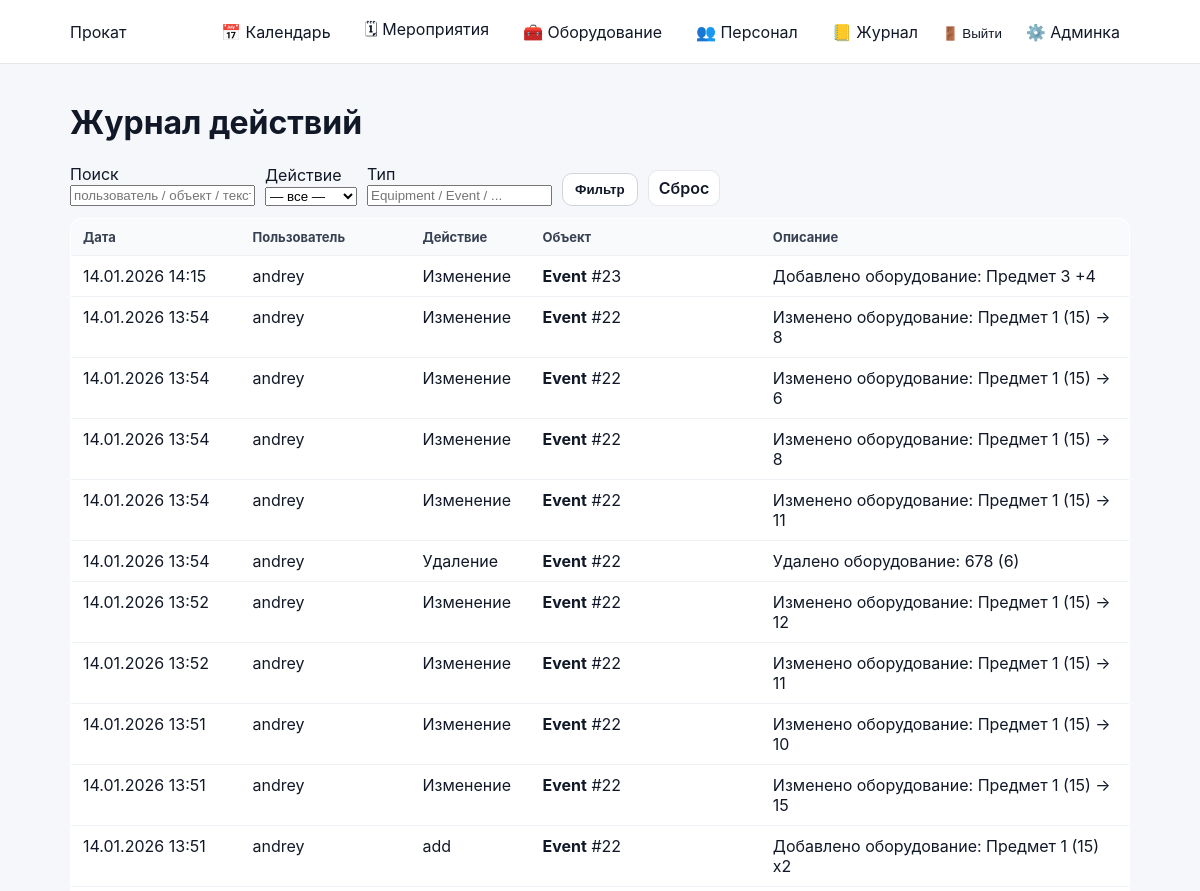
The page /audit/ (signed in, upper part) on the database as committed earlier.
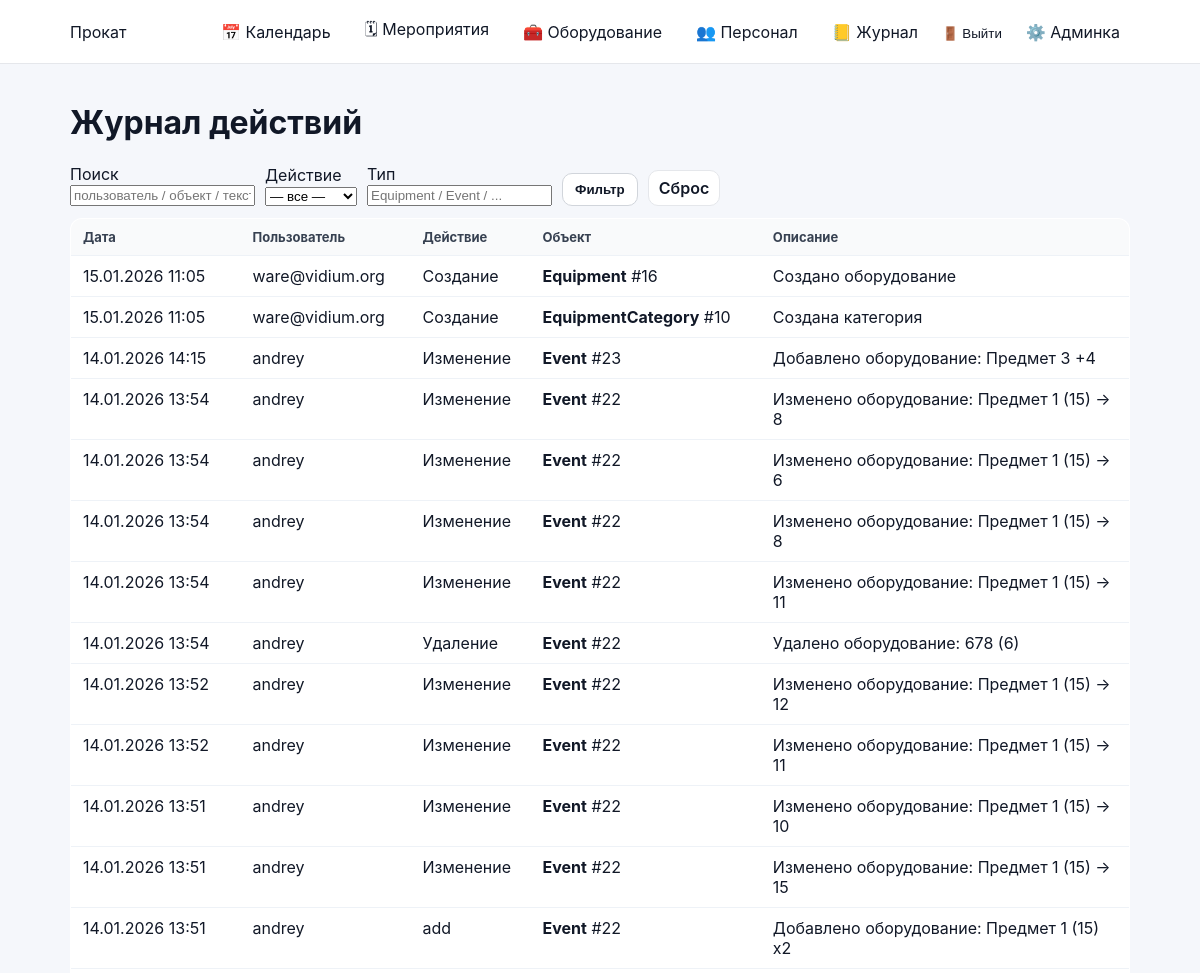
The same page on the database as committed later.
### audit/models.py (models this page shows, shortened)
class AuditLog(models.Model):
    ACTION_CREATE = "create"
    ACTION_UPDATE = "update"
    ACTION_DELETE = "delete"
    ACTION_CHOICES = (
        (ACTION_CREATE, "Создание"),
        (ACTION_UPDATE, "Изменение"),
        (ACTION_DELETE, "Удаление"),
    )
    created_at = models.DateTimeField(auto_now_add=True)
    actor = models.ForeignKey(
        settings.AUTH_USER_MODEL,
        on_delete=models.SET_NULL,
        null=True,
        blank=True,
        related_name="audit_logs",
        verbose_name="Кто сделал",
    )
    action = models.CharField(max_length=20, choices=ACTION_CHOICES)
    entity_type = models.CharField(max_length=120)         # например "Equipment"
    entity_id = models.CharField(max_length=64, blank=True)  # id как строка (на всякий)
    entity_repr = models.CharField(max_length=255, blank=True)
    message = models.TextField(blank=True)
    meta = models.JSONField(default=dict, blank=True)
    class Meta:
        ordering = ("-created_at",)

### accounts/models.py (models this page shows)
class User(AbstractUser):
    class Meta(AbstractUser.Meta):
        permissions = [
            ("manage_staff", "Can manage staff (users/roles)"),
        ]

### audit/views.py (the view, shortened to what this page needs)
# urls.py: path("", audit_list_view, name="audit_list"),
@login_required
def audit_list_view(request):
    if not can_manage_staff(request.user):
        return HttpResponseForbidden("Нет доступа")
    qs = AuditLog.objects.select_related("actor").all()
    q = (request.GET.get("q") or "").strip()
    action = (request.GET.get("action") or "").strip()
    etype = (request.GET.get("type") or "").strip()
    if action:
        qs = qs.filter(action=action)
    if etype:
        qs = qs.filter(entity_type__icontains=etype)
    return render(
        request,
        "audit/audit_list.html",
        {
            "logs": qs[:500],  # чтобы не грузить бесконечно
            "q": q,
            "action": action,
            "type": etype,
        },
    )

### accounts/context_processors.py (called while the page is built)
def authz_flags(request):
    user = getattr(request, "user", None)
    return {
        "can_manage_staff": can_manage_staff(user),
        "can_edit_event_card": can_edit_event_card(user),
        "can_edit_event_equipment": can_edit_event_equipment(user),
        "can_edit_inventory": can_edit_inventory(user),
    }

### accounts/permissions.py (called while the page is built)
def _ok(user) -> bool:
    return bool(user and user.is_authenticated)

def is_super(user) -> bool:
    return bool(_ok(user) and getattr(user, "is_superuser", False))

def can_manage_staff(user) -> bool:
    return is_super(user) or (_ok(user) and user.has_perm("accounts.manage_staff"))

def can_edit_inventory(user) -> bool:
    return is_super(user) or (_ok(user) and user.has_perm("inventory.manage_inventory"))

def can_edit_event_card(user) -> bool:
    return is_super(user) or (_ok(user) and user.has_perm("events.edit_event_card"))

def can_edit_event_equipment(user) -> bool:
    return is_super(user) or (_ok(user) and user.has_perm("events.edit_event_equipment"))

### audit/templates/audit/audit_list.html (shortened to what this page needs)
{% extends "base.html" %}
{% block content %}
<h1>Журнал действий</h1>
<form method="get" style="display:flex; gap:10px; flex-wrap:wrap; align-items:end; margin: 12px 0;">
  <div>
    <div class="muted">Поиск</div>
    <input type="text" name="q" value="{{ q }}" placeholder="пользователь / объект / текст" />
  </div>
  <div>
    <div class="muted">Действие</div>
    <select name="action">
      <option value="">— все —</option>
    </select>
  </div>
  <div>
    <div class="muted">Тип</div>
    <input type="text" name="type" value="{{ type }}" placeholder="Equipment / Event / ..." />
  </div>
  <button class="btn" type="submit">Фильтр</button>
  <a class="btn-secondary" href="{% url 'audit_list' %}">Сброс</a>
</form>
<table class="list-table">
  <thead>
    <tr>
      <th style="width:170px;">Дата</th>
      <th style="width:170px;">Пользователь</th>
      <th style="width:120px;">Действие</th>
      <th>Объект</th>
      <th>Описание</th>
    </tr>
  </thead>
  <tbody>
    {% for row in logs %}
    <tr>
      <td>{{ row.created_at|date:"d.m.Y H:i" }}</td>
      <td>{% if row.actor %}{{ row.actor.username }}{% else %}—{% endif %}</td>
      <td>{{ row.get_action_display }}</td>
      <td>
        <strong>{{ row.entity_type }}</strong>
        {% if row.entity_id %}#{{ row.entity_id }}{% endif %}
      </td>
      <td>{{ row.message|default:"—" }}</td>
    </tr>
    {% empty %}
    <tr><td colspan="5">Записей пока нет</td></tr>
    {% endfor %}
  </tbody>
</table>
{% endblock %}

### backend/templates/base.html (shortened to what this page needs)
{% load static %}
<!doctype html>
<html lang="ru">
<head>
  <link rel="stylesheet" href="{% static 'css/base.css' %}">
  <link rel="stylesheet" href="{% static 'css/calendar.css' %}">
</head>
<body>
  <header class="topbar">
    <div class="container topbar-inner">
      <div class="brand">Прокат</div>
      {% if user.is_authenticated %}
        <nav class="nav">
          <a class="nav-link" href="{% url 'calendar' %}">📅 Календарь</a>
          <a class="nav-link" href="{% url 'event_list' %}">🗓 Мероприятия</a>
          <a class="nav-link" href="{% url 'equipment_list_categories' %}">🧰 Оборудование</a>
          {% if can_manage_staff %}
            <a class="nav-link" href="{% url 'personnel' %}">👥 Персонал</a>
            <a class="nav-link" href="{% url 'audit_list' %}">📒 Журнал</a>
          {% endif %}
          <form method="post" action="{% url 'logout' %}" style="display:inline;">
  <button type="submit" class="nav-link" style="background:none;border:none;padding:0;cursor:pointer;">
    🚪 Выйти
  </button>
</form>
          {% if user.is_superuser %}
            <a class="nav-link" href="/admin/">⚙️ Админка</a>
          {% endif %}
        </nav>
      {% endif %}
    </div>
  </header>
  <main class="container" style="padding-top: 18px;">
    {% block content %}{% endblock %}
  </main>
</body>
</html>

### static/css/base.css (style rules this page uses)
* { box-sizing: border-box; }
html, body { height: 100%; }
body { margin: 0; font-family: -apple-system, BlinkMacSystemFont, "Segoe UI", Roboto, Arial, sans-serif; background: #f5f7fb; color: #111827; }
a { color: inherit; text-decoration: none; }
.container { max-width: 1100px; margin: 0 auto; padding: 20px; }
.topbar { background: #ffffff; border-bottom: 1px solid #e5e7eb; }
.topbar-inner { max-width: 1100px; margin: 0 auto; padding: 12px 20px; display: flex; align-items: center; justify-content: space-between; gap: 16px; }
.nav { display: flex; align-items: center; gap: 14px; flex-wrap: wrap; }
.nav-link { padding: 6px 10px; border-radius: 8px; color: #111827; text-decoration: none; }
.btn { display: inline-flex; align-items: center; gap: 8px; padding: 8px 12px; border-radius: 10px; border: 1px solid #d1d5db; background: #ffffff; color: #111827; font-weight: 700; cursor: pointer; text-decoration: none; }
.btn-secondary { display: inline-flex; align-items: center; padding: 7px 10px; border-radius: 10px; border: 1px solid #e5e7eb; background: #ffffff; color: #111827; font-weight: 600; text-decoration: none; margin-right: 8px; }
.list-table { width: 100%; border-collapse: collapse; background: #ffffff; border: 1px solid #e5e7eb; border-radius: 12px; overflow: hidden; }
.list-table th, .list-table td { padding: 10px 12px; border-bottom: 1px solid #eef2f7; text-align: left; vertical-align: top; }
.list-table th { background: #f9fafb; font-size: 13px; color: #374151; }

Rows that differ between the two databases and show on the page:
added AuditLog: created_at "15.01.2026 11:05", actor.username "ware@vidium.org", action "Создание", entity_type "Equipment", entity_id "16", message "Создано оборудование"
added AuditLog: created_at "15.01.2026 11:05", actor.username "ware@vidium.org", action "Создание", entity_type "EquipmentCategory", entity_id "10", message "Создана категория"
